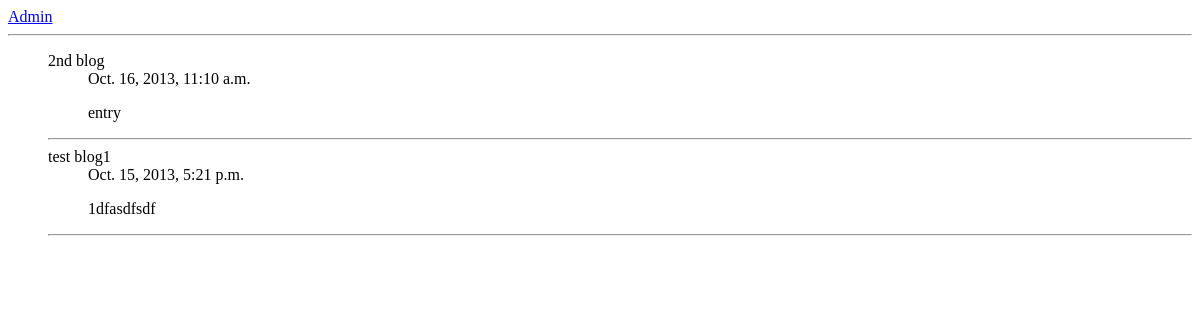
The page /blogapp/ on the database as committed earlier.
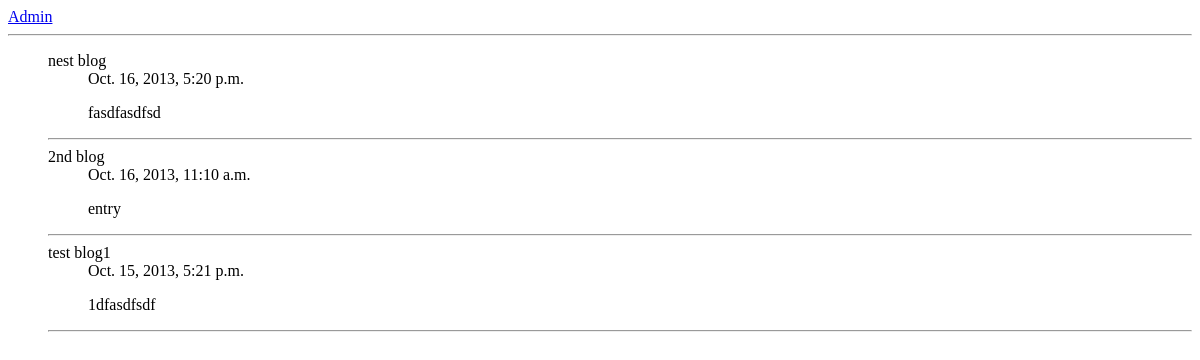
The same page on the database as committed later.
### blogapp/models.py (models this page shows, shortened)
class Post(models.Model):
    title = models.CharField(max_length=60)
    body = models.TextField()
    created = models.DateTimeField(auto_now_add=True)

### blogapp/views.py (the view)
def index(request):
    latest_blog_list = Post.objects.order_by('-created')[:5]
    context = {'latest_blog_list': latest_blog_list}
    return render (request, 'blogmain/content.html', context)

### templates/blogmain/content.html (shortened to what this page needs)
{% extends "blogmain/index.html" %}
{% block content %}
	{% for post in latest_blog_list %}
		<div class="title">{{ post.title }}</div>
		<ul>
			<div class="time">{{ post.created }}</div>
			<div class="body">{{ post.body|linebreaks }}</div>
		</ul>
		<hr>
	{% endfor %}
{% endblock %}

### templates/blogmain/index.html (shortened to what this page needs)
<html>
<head>
</head>
<body>
	<a href="/admin/blogapp/post/add/">Admin</a>
	<hr>
	<ul>
		{% block content %}{% endblock %}
	</ul>
</body>
</html>

Rows that differ between the two databases and show on the page:
added Post: title "nest blog", created "Oct. 16, 2013, 5:20 p.m.", body "fasdfasdfsd"
